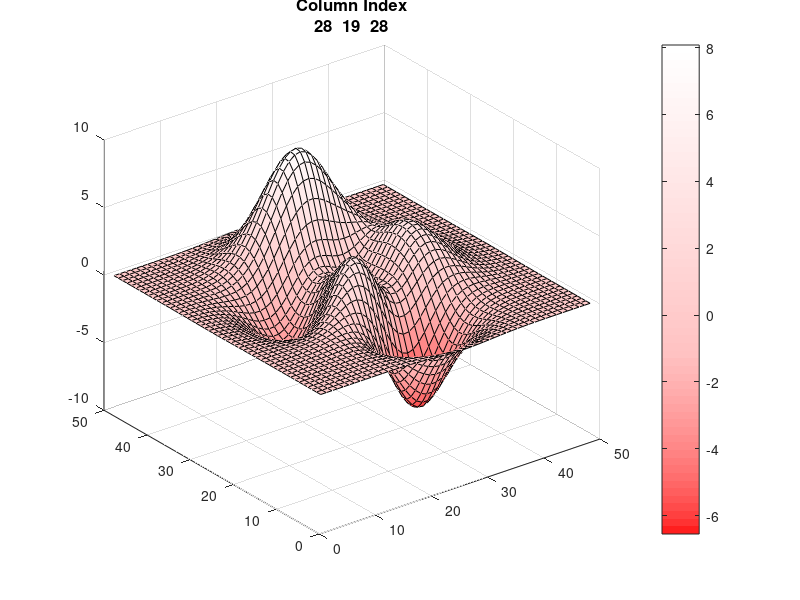

The MATLAB source for this figure:
clear all; close all; clc;
h=figure('Position',[10 64 643 482], ...
  'Name','Colormaps surface peaks');  %1 21 1366 670
fs=12;
matrizCa=[jet cubehelix hsv rainbow hot cool ...
spring summer autumn winter gray ...
bone copper pink ocean colorcube ...
flag lines prism];
%%%%%%%%%%%%%%%%%%%%%%%%%%%%%%%%%%%%%%%%%%%%%%%%%%
matrizC=[];
for i=1:size(matrizCa,2)
unico=true;
for j=i+1:size(matrizCa,2)
if isequal(matrizCa(:,i),matrizCa(:,j))
strcat(num2str(i),'=',num2str(j),'=',num2str(size(matrizC,2)));  
unico=false;
break;
endif
endfor
if unico
matrizC=[matrizC matrizCa(:,i)];
endif
endfor
clear matrizCa;
surf(peaks)
%surf(sombrero)
for i=1:1000
ai=[randi(size(matrizC,2)) randi(size(matrizC,2)) randi(size(matrizC,2))];
cmap=[matrizC(:,ai(1)) matrizC(:,ai(2)) matrizC(:,ai(3))];
colormap(cmap)
colorbar();
title({"Column Index",num2str([ai(3) ai(1) ai(2)])}, ...
 'fontsize',fs,'fontweight','bold')
pause(1)
endfor
